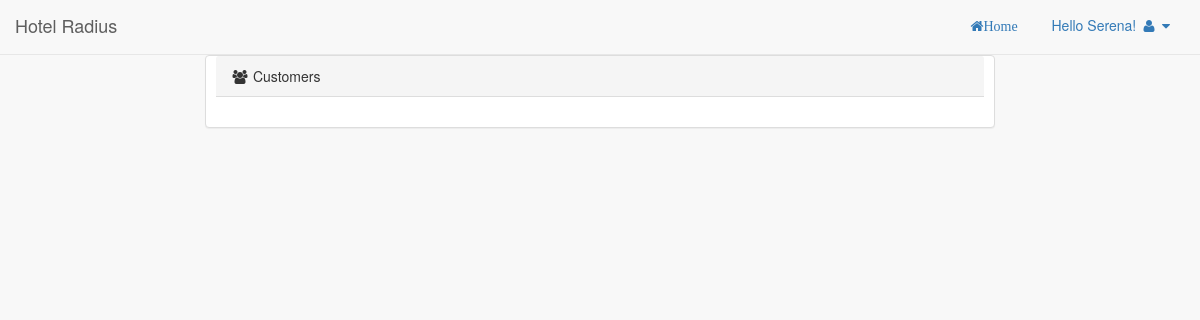
The page /purchase.php (signed in) on the database as committed earlier.
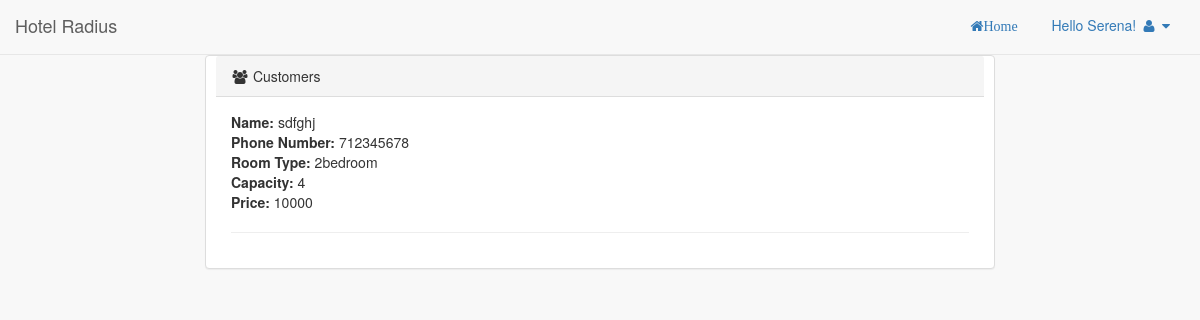
The same page on the database as committed later.
### tables this page shows
CREATE TABLE `tbl_rooms` (
  `id` int(11) NOT NULL,
  `companyName` varchar(100) NOT NULL,
  `roomType` varchar(100) NOT NULL,
  `capacity` varchar(100) DEFAULT NULL,
  `price` varchar(100) DEFAULT NULL,
  `booked` varchar(100) DEFAULT 'No',
  `phoneNumber` int(100) DEFAULT NULL,
  `customerName` varchar(100) DEFAULT NULL
);

### class.user.php (called while the page is built, shortened)
<?php
class USER
{
 private $conn;
 public function __construct()
 {
  $database = new Database();
  $db = $database->dbConnection();
  $this->conn = $db;
    }
 public function runQuery($sql)
 {
  $stmt = $this->conn->prepare($sql);
  return $stmt;
 }
}

### purchase.php (the view, shortened to what this page needs)
<?php
require_once 'class.user.php';
$user_home = new USER();
$stmt = $user_home->runQuery("SELECT * FROM tbl_users WHERE userID=:uid");
$stmt->execute(array(":uid"=>$_SESSION['userSession']));
$row = $stmt->fetch(PDO::FETCH_ASSOC);
$conn = mysqli_connect("localhost", "root", "12345678", "hotel");
?>
<!DOCTYPE html>
<html lang="en">
<head>
    <link rel="stylesheet" type="text/css" href="vendor/bootstrap-3.3.5-dist/css/bootstrap.css"/>
    <link href="vendor/metisMenu/metisMenu.min.css" rel="stylesheet">
    <link href="vendor/dist/css/sb-admin-2.css" rel="stylesheet">
    <link href="vendor/font-awesome/css/font-awesome.min.css" rel="stylesheet" type="text/css">
</head>
<body>
  <div id="wrapper">
      <nav class="navbar navbar-default navbar-static-top" role="navigation" style="margin-bottom: 0">
          <div class="navbar-header">
              <a class="navbar-brand" href="index.php">Hotel Radius</a>
          </div>
          <ul class="nav navbar-top-links navbar-right">
            <li>
              <a class="fa fa-home" href="companyhome.php">Home</a>
            </li>
            <li class="dropdown get_tooltip" data-toggle="tooltip" data-placement="bottom" title="View your profile">
                <a class="dropdown-toggle" data-toggle="dropdown" href="#">
                    Hello <?php echo $row['userName']?>!
                    <i class="fa fa-user fa-fw"></i> <i class="fa fa-caret-down"></i>
                </a>
            </li>
          </ul>
      </nav>
          <div class="row">
              <div class="col-md-8 col-md-offset-2">
                  <div class="panel panel-default" style="padding-left:10px; padding-right:10px;">
                    <div class="panel-heading">
                        <i class="fa fa-group fa-fw"></i> Customers
                    </div>
                      <div class="panel-body">
                        <?php
                        $name = $row['userName'];
                        $aok = 'Yes';
                        $responseCustomers = $conn->query("SELECT * FROM tbl_rooms WHERE companyName='$name' AND booked='$aok'");
                        while($rowCustomers=$responseCustomers->fetch_array()){
                          ?>
                          <span><strong>Name:</strong> <?php echo $rowCustomers['customerName']; ?></span><br>
                          <span><strong>Phone Number:</strong> <?php echo $rowCustomers['phoneNumber']; ?></span><br>
                          <span><strong>Room Type:</strong> <?php echo $rowCustomers['roomType']; ?></span><br>
                          <span><strong>Capacity:</strong> <?php echo $rowCustomers['capacity']; ?></span><br>
                          <span><strong>Price:</strong> <?php echo $rowCustomers['price']; ?></span>
                          <hr>
                          <?php } ?>
                      </div>
                  </div>
              </div>
          </div>
  </div>
</body>
</html>

Rows that differ between the two databases and show on the page:
now on this page (row edited): tbl_rooms: customerName "sdfghj", phoneNumber "712345678", roomType "2bedroom", capacity "4", price "10000"
